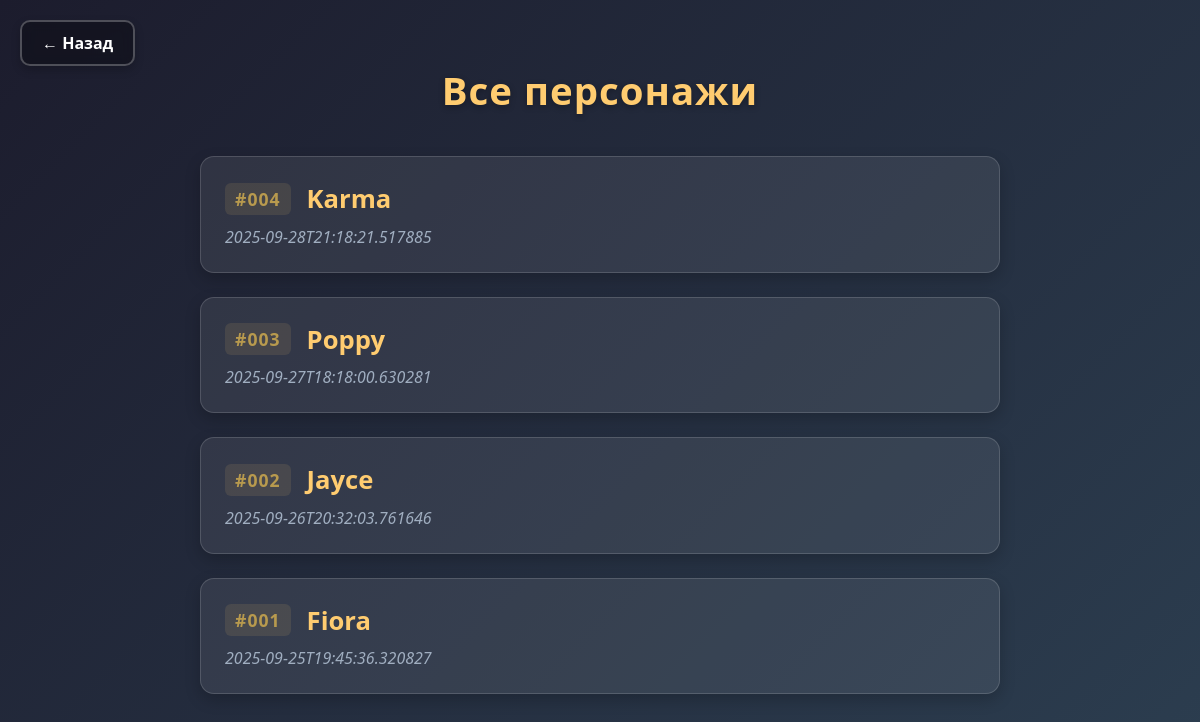
Screenshot of /character/all with the database file from the repository.
### src/models.py (models this page shows, shortened)
class Base(DeclarativeBase):
    pass

class PickedCharacter(Base):
    __tablename__ = "picked_character"
    id: Mapped[int] = mapped_column(primary_key=True)
    name: Mapped[str]
    date: Mapped[datetime]
    character_id: Mapped[int] = mapped_column(ForeignKey("character.id"))

class Character(Base):
    __tablename__ = "character"
    id: Mapped[int] = mapped_column(primary_key=True)
    name: Mapped[str]

### src/main.py (the view)
@app.get("/character/all")
def get_all(request: Request):
    res = get_characters()
    return templates.TemplateResponse(name="all_characters.html", context={"request": request, "characters_list": res})

### src/templates/all_characters.html (shortened to what this page needs)
<!DOCTYPE html>
<html lang="ru">
<head>
</head>
<body>
    <a href="http://127.0.0.1:8000" class="back-button">← Назад</a>
    <h1>Все персонажи</h1>
    <div class="characters-list">
        {% for name, data in characters_list.items() %}
        <div class="character-card">
            <div class="character-header">
                <div class="character-id">#{{ "%03d"|format(data["id"]) }}</div>
                <div class="character-name">{{ name }}</div>
            </div>
            <div class="character-date">{{ data["date"] }}</div>
        </div>
        {% endfor %}
    </div>
</body>
</html>

### src/templates/all_characters.html (style rules this page uses)
* { margin: 0; padding: 0; box-sizing: border-box; }
body { font-family: 'Segoe UI', Tahoma, Geneva, Verdana, sans-serif; background: linear-gradient(135deg, #1c1c2d, #2c3e50); color: #f0f4f8; min-height: 100vh; padding: 2rem; position: relative; }
.back-button { position: absolute; top: 20px; left: 20px; display: inline-block; padding: 10px 20px; font-size: 1rem; font-weight: 600; color: white; background: rgba(0, 0, 0, 0.3); border: 2px solid rgba(255, 255, 255, 0.25); border-radius: 10px; text-decoration: none; transition: all 0.25s ease; backdrop-filter: blur(6px); box-shadow: 0 4px 10px rgba(0, 0, 0, 0.2); }
h1 { text-align: center; margin: 2rem 0 2.5rem; font-size: 2.4rem; text-shadow: 0 2px 6px rgba(0, 0, 0, 0.3); letter-spacing: 1px; color: #ffcc70; }
.characters-list { max-width: 800px; margin: 0 auto; display: flex; flex-direction: column; gap: 1.5rem; }
.character-card { background: rgba(255, 255, 255, 0.08); border: 1px solid rgba(255, 255, 255, 0.15); border-radius: 14px; padding: 1.5rem; box-shadow: 0 6px 16px rgba(0, 0, 0, 0.2); transition: transform 0.3s ease, background 0.3s ease; display: flex; flex-direction: column; }
.character-header { display: flex; align-items: center; gap: 1rem; flex-wrap: wrap; margin-bottom: 0.6rem; }
.character-id { font-size: 1.1rem; font-weight: 600; color: #b89a4e; background: rgba(255, 204, 112, 0.1); padding: 4px 10px; border-radius: 6px; letter-spacing: 1px; }
.character-name { font-size: 1.6rem; font-weight: 700; color: #ffcc70; flex: 1; min-width: 0; word-break: break-word; }
.character-date { font-size: 1rem; color: #a0aec0; font-style: italic; }

### rows the page displays
PickedCharacter: id "004", name "Karma", date "2025-09-28T21:18:21.517885"
PickedCharacter: id "003", name "Poppy", date "2025-09-27T18:18:00.630281"
PickedCharacter: id "002", name "Jayce", date "2025-09-26T20:32:03.761646"
PickedCharacter: id "001", name "Fiora", date "2025-09-25T19:45:36.320827"
